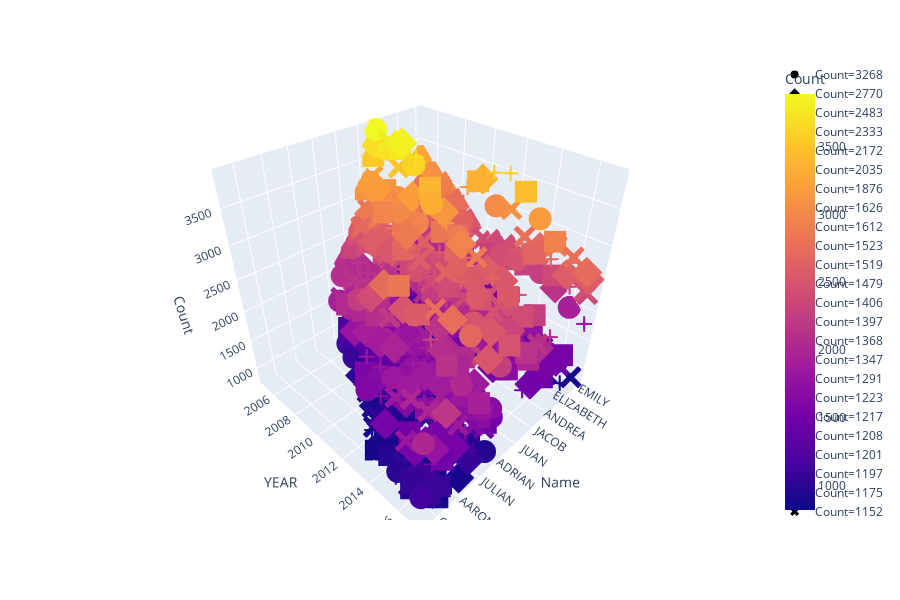

The notebook cell this image was saved under:
### Code cell
import plotly.express as px
#iris = px.data.iris()
fig = px.scatter_3d(df_BabyNames, x='Name', y='YEAR', z='Count', color='Count', symbol='Count')
fig.show()
